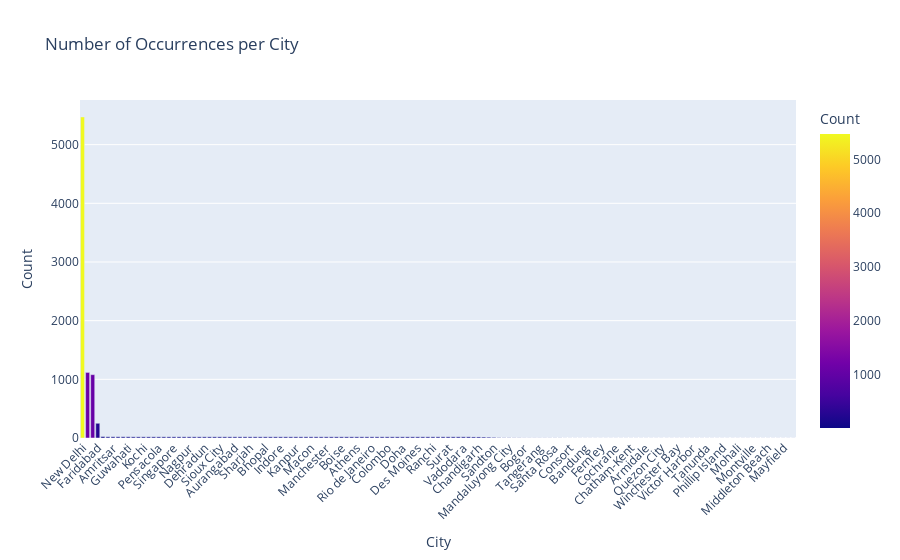

The notebook cell saved with this chart:
### Code cell
import plotly.express as px

fig = px.bar(City_data, x='City', y='Count', title='Number of Occurrences per City', color='Count')
fig.update_layout(xaxis_tickangle=-45)
fig.show()

### Figure 1 — Plotly figure (JSON) as saved in the notebook; plotly's stock layout.template omitted (floating-point values rounded to 4 significant figures; data arrays with more than 128 entries replaced by an {"elided": "..."} marker saying what was removed)
{"data": [{"alignmentgroup": "True", "hovertemplate": "City=%{x}<br>Count=%{marker.color}<extra></extra>", "legendgroup": "", "marker": {"color": {"elided": "141 int values"}, "coloraxis": "coloraxis", "pattern": {"shape": ""}}, "name": "", "offsetgroup": "", "orientation": "v", "showlegend": false, "textposition": "auto", "type": "bar", "x": {"elided": "141 str values"}, "xaxis": "x", "y": {"elided": "141 int values"}, "yaxis": "y"}], "layout": {"barmode": "relative", "coloraxis": {"colorbar": {"title": {"text": "Count"}}, "colorscale": [[0, "#0d0887"], [0.1111, "#46039f"], [0.2222, "#7201a8"], [0.3333, "#9c179e"], [0.4444, "#bd3786"], [0.5556, "#d8576b"], [0.6667, "#ed7953"], [0.7778, "#fb9f3a"], [0.8889, "#fdca26"], [1, "#f0f921"]]}, "legend": {"tracegroupgap": 0}, "title": {"text": "Number of Occurrences per City"}, "xaxis": {"anchor": "y", "domain": [0, 1], "tickangle": -45, "title": {"text": "City"}}, "yaxis": {"anchor": "x", "domain": [0, 1], "title": {"text": "Count"}}}}
